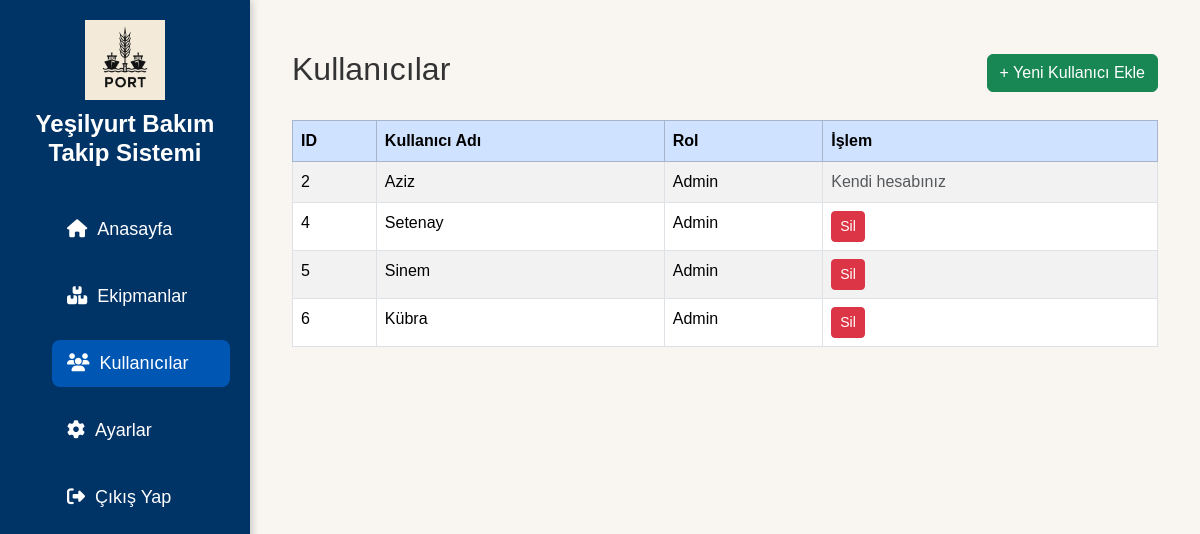
Page /users (signed in) on the committed database.
### app/models.py (models this page shows)
class User(UserMixin, db.Model):
    __tablename__ = 'users'
    id = db.Column(db.Integer, primary_key=True)
    username = db.Column(db.String(150), unique=True, nullable=False)
    password = db.Column(db.String(150), nullable=False)
    role = db.Column(db.String(50), nullable=False)

### app/routes.py (the view)
@main.route('/users')
@login_required
def users():
    if current_user.role != 'Admin':
        flash('Bu sayfaya erişim yetkiniz yok.', 'danger')
        return redirect(url_for('main.dashboard'))
    all_users = User.query.all()
    return render_template('users.html', users=all_users)

### app/__init__.py (called while the page is built)
def create_app():
    app = Flask(__name__)
    app.config.from_object('config.Config')
    db.init_app(app)
    login_manager.init_app(app)
    migrate.init_app(app, db)  # ✅ جديد
    login_manager.login_view = 'auth.login'
    @login_manager.user_loader
    def load_user(user_id):
        return User.query.get(int(user_id))
    app.register_blueprint(main)
    app.register_blueprint(auth)
    app.register_blueprint(api)  # ✅ API
    return app

### app/templates/users.html
{% extends 'layout.html' %}
{% block content %}
<div class="container-fluid">
    <div class="d-flex justify-content-between align-items-center mb-4">
        <h2>Kullanıcılar</h2>
        <a href="{{ url_for('main.add_user') }}" class="btn btn-success">+ Yeni Kullanıcı Ekle</a>
    </div>
    <table class="table table-bordered table-hover table-striped">
        <thead class="table-primary">
            <tr>
                <th>ID</th>
                <th>Kullanıcı Adı</th>
                <th>Rol</th>
                <th>İşlem</th>
            </tr>
        </thead>
        <tbody>
            {% for user in users %}
            <tr>
                <td>{{ user.id }}</td>
                <td>{{ user.username }}</td>
                <td>{{ user.role }}</td>
                <td>
                    {% if current_user.id != user.id %}
                    <form action="{{ url_for('main.delete_user', user_id=user.id) }}" method="POST" style="display:inline-block;">
                        <button type="submit" class="btn btn-danger btn-sm" onclick="return confirm('Bu kullanıcıyı silmek istediğinize emin misiniz?')">Sil</button>
                    </form>
                    {% else %}
                    <span class="text-muted">Kendi hesabınız</span>
                    {% endif %}
                </td>
            </tr>
            {% else %}
            <tr>
                <td colspan="4" class="text-center">Hiç kullanıcı bulunamadı.</td>
            </tr>
            {% endfor %}
        </tbody>
    </table>
</div>
{% endblock %}

### app/static/css/style.css (style rules this page uses)
* { margin: 0; padding: 0; box-sizing: border-box; }
body { font-family: 'Poppins', sans-serif; background-color: #f3f6fa; color: #333; }
body { background-color: #f9f6f2; }
.container-fluid { padding-top: 20px; padding-bottom: 40px; }

### rows in the picture
User: id "2", username "Aziz", role "Admin", shows "Kendi hesabınız"
User: id "4", username "Setenay", role "Admin"
User: id "5", username "Sinem", role "Admin"
User: id "6", username "Kübra", role "Admin"

### other values in the picture
{{ setting.site_name if setting else "Yeşilyurt Bakım Takip Sistemi" }} "Yeşilyurt Bakım Takip Sistemi"
